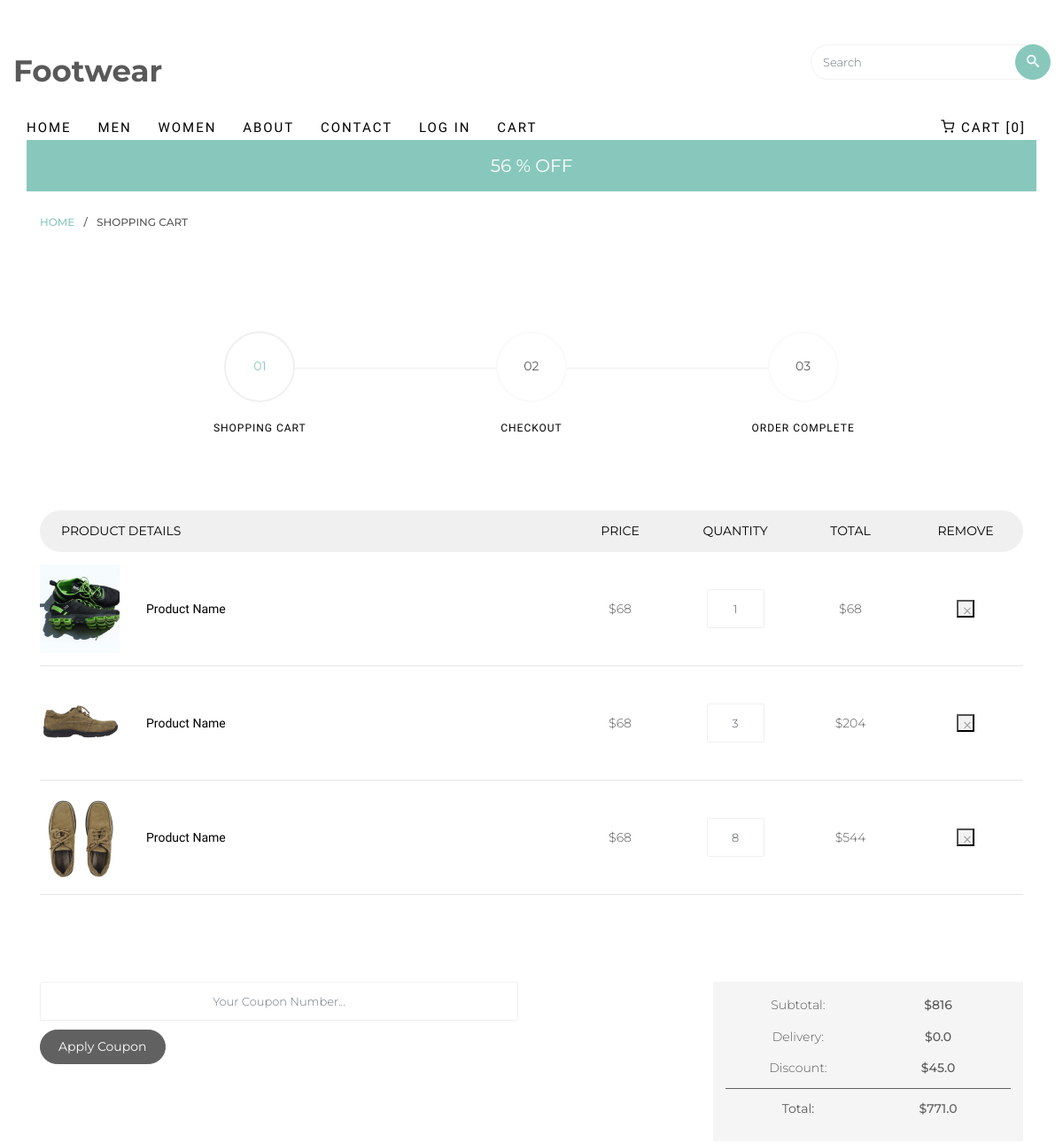
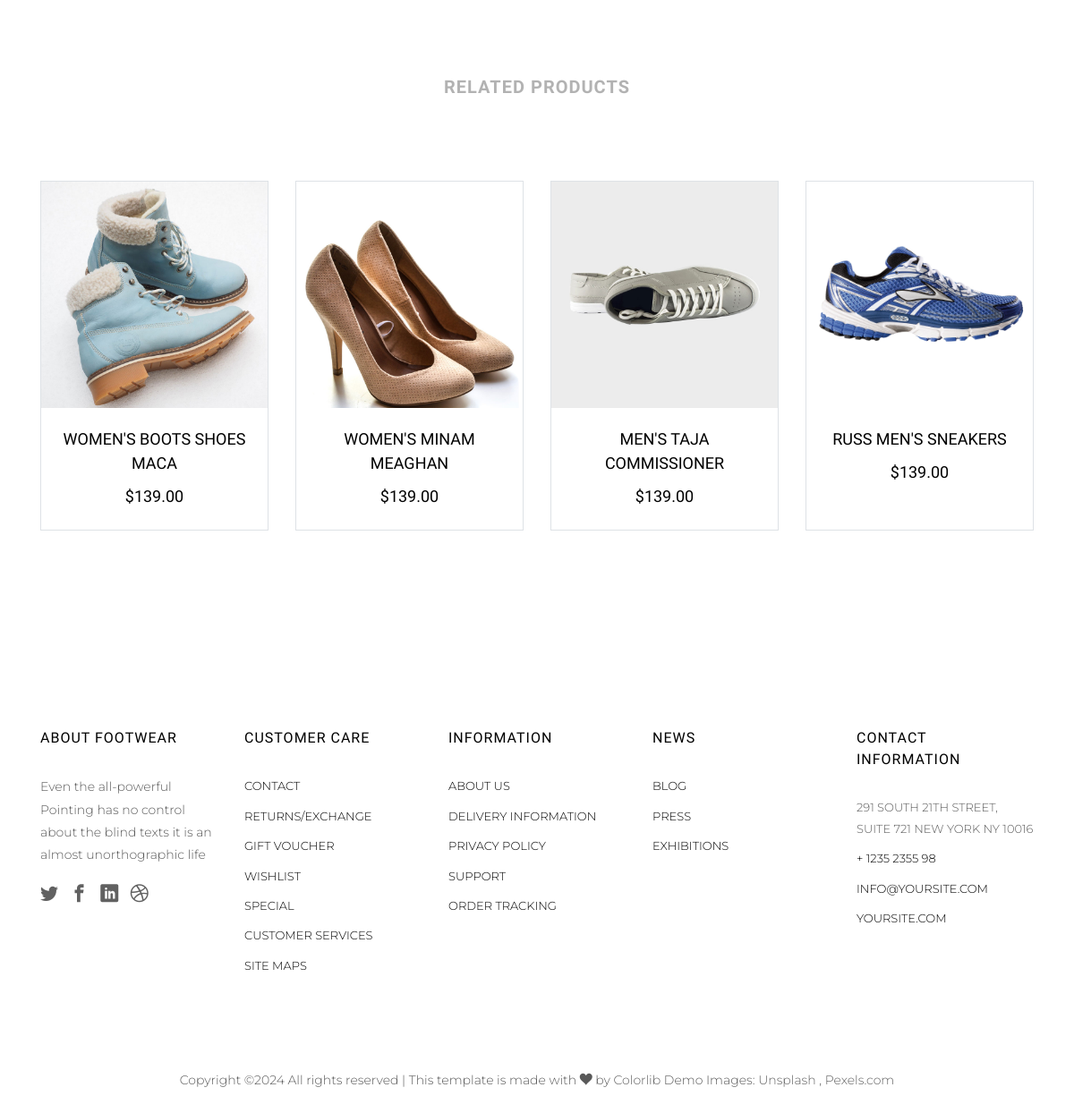
Page /cart/ on the committed database (2 pictures, top to bottom).
### footwearapp/models.py (models this page shows, shortened)
class MenuModal(models.Model):
    id = models.AutoField(primary_key=True)
    title = models.CharField(max_length=50)
    url = models.CharField(max_length=50)
    icon = models.CharField(max_length=100, blank=True, null=True)
    badge = models.CharField(max_length=100, blank=True, null=True)

class BadgeMenu(models.Model):
    id = models.AutoField(primary_key=True)
    badge = models.CharField(max_length=100)

class Cart(models.Model):
    image = models.ImageField(upload_to='carts/')
    name = models.CharField(max_length=40)
    price = models.IntegerField()
    quantity = models.IntegerField()
    @property
    def total(self):
        return self.price * self.quantity

class Seller(models.Model):
    image = models.ImageField(upload_to='sellers/')
    title = models.CharField(max_length=100)
    price = models.DecimalField(max_digits=10, decimal_places=2)

### footwearapp/views.py (the view)
# urls.py: path('cart/', views.cart, name='cart'),
def cart(request):
    sellers = Seller.objects.all()
    cart_items = Cart.objects.all()
    subtotal = sum(i.total for i in cart_items)
    delivery = 0.00
    discount = 45.00
    total = subtotal + delivery - discount
    return render(request, 'cart.html', {'sellers': sellers,
                                        'cart_items': cart_items,
                                        'subtotal': subtotal,
                                        'delivery': delivery,
                                        'discount': discount,
                                        'total': total})

### footwearapp/context_processors.py (called while the page is built)
def header_context(request):
    from .views import header
    return header(request)

### footwearapp/views.py (called while the page is built)
def header(request):
    menu_items = MenuModal.objects.all()
    badges = BadgeMenu.objects.all()
    context = {'menu_items': menu_items, 'badges': badges}
    return context

### templates/cart.html (shortened to what this page needs)
{% extends 'Base/base.html' %}
{% block start %}
		<div class="breadcrumbs">
			<div class="container">
				<div class="row">
					<div class="col">
						<p class="bread"><span><a href="{% url 'index' %}">Home</a></span> / <span>Shopping Cart</span></p>
					</div>
				</div>
			</div>
		</div>
		<div class="colorlib-product">
			<div class="container">
				<div class="row row-pb-lg">
					<div class="col-md-10 offset-md-1">
						<div class="process-wrap">
							<div class="process text-center active">
								<p><span>01</span></p>
								<h3>Shopping Cart</h3>
							</div>
							<div class="process text-center">
								<p><span>02</span></p>
								<h3>Checkout</h3>
							</div>
							<div class="process text-center">
								<p><span>03</span></p>
								<h3>Order Complete</h3>
							</div>
						</div>
					</div>
				</div>
				<div class="row row-pb-lg">
					<div class="col-md-12">
						<div class="product-name d-flex">
							<div class="one-forth text-left px-4">
								<span>Product Details</span>
							</div>
							<div class="one-eight text-center">
								<span>Price</span>
							</div>
							<div class="one-eight text-center">
								<span>Quantity</span>
							</div>
							<div class="one-eight text-center">
								<span>Total</span>
							</div>
							<div class="one-eight text-center px-4">
								<span>Remove</span>
							</div>
						</div>
						{% for i in cart_items %}
						<div class="product-cart d-flex">
							<div class="one-forth">
								<div class="product-img" style="background-image: url({{ i.image.url }});">
								</div>
								<div class="display-tc">
									<h3>{{ i.name }}</h3>
								</div>
							</div>
							<div class="one-eight text-center">
								<div class="display-tc">
									<span class="price">${{ i.price }}</span>
								</div>
							</div>
							<div class="one-eight text-center">
								<div class="display-tc">
									<input type="text" id="quantity" name="quantity" class="form-control input-number text-center" value="{{ i.quantity }}" min="1" max="100">
								</div>
							</div>
							<div class="one-eight text-center">
								<div class="display-tc">
									<span class="price">${{ i.total }}</span>
								</div>
							</div>
							<div class="one-eight text-center">
								<div class="display-tc">
									<form action="{% url 'remove_cart' i.id %}" method="post">
										<button type="submit" class="closed"></button>
									</form>
								</div>
							</div>
						</div>
						{% endfor %}
					</div>
				</div>
				<div class="row row-pb-lg">
					<div class="col-md-12">
						<div class="total-wrap">
							<div class="row">
								<div class="col-sm-8">
									<form action="#">
										<div class="row form-group">
											<div class="col-sm-9">
												<input type="text" name="quantity" class="form-control input-number" placeholder="Your Coupon Number...">
											</div>
											<div class="col-sm-3">
												<input type="submit" value="Apply Coupon" class="btn btn-primary">
											</div>
										</div>
									</form>
								</div>
								<div class="col-sm-4 text-center">
									<div class="total">
										<div class="sub">
											<p><span>Subtotal:</span> <span>${{subtotal}}</span></p>
											<p><span>Delivery:</span> <span>${{delivery}}</span></p>
											<p><span>Discount:</span> <span>${{discount}}</span></p>
										</div>
										<div class="grand-total">
											<p><span><strong>Total:</strong></span> <span>${{total}}</span></p>
										</div>
									</div>
								</div>
							</div>
						</div>
					</div>
				</div>
				<div class="row">
					<div class="col-sm-8 offset-sm-2 text-center colorlib-heading colorlib-heading-sm">
						<h2>Related Products</h2>
					</div>
				</div>
				<div class="row">
					{% for i in sellers %}
					<div class="col-md-3 col-lg-3 mb-4 text-center">
						<div class="product-entry border">
							<a href="#" class="prod-img">
								<img src="{{ i.image.url }}" class="img-fluid" alt="{{ i.title }}">
							</a>
							<div class="desc">
							  	<h2><a href="#">{{ i.title }}</a></h2>
								<span class="price">${{ i.price }}</span>
							</div>
						</div>
					</div>
					{% endfor %}
				</div>
			</div>
		</div>
{% endblock %}

### templates/header.html (shortened to what this page needs)
	<div id="page">
		<nav class="colorlib-nav" role="navigation">
    <div class="top-menu">
        <div class="container-fluid">
            <div class="row">
                <div class="col-sm-7 col-md-9">
                    <div id="colorlib-logo"><a href="{% url 'index' %}">Footwear</a></div>
                </div>
                <div class="col-sm-5 col-md-3">
                    <form action="#" class="search-wrap">
                        <div class="form-group">
                            <input type="search" class="form-control search" placeholder="Search">
                            <button class="btn btn-primary submit-search text-center" type="submit"><i class="icon-search"></i></button>
                        </div>
                    </form>
                </div>
            </div>
                <div class="col-sm-12 text-left menu-1">
                    <ul>
                        {% for i in menu_items %}
                            <li class="{% if i.sub_menu.all %}has-dropdown{% endif %}">
                                <a href="{{ i.url }}" >{{ i.title }}</a>
                                    </li>
                                {% endfor %}
                                <li class="cart"><a href="{% url 'cart' %}"><i class="icon-shopping-cart"></i> Cart [0]</a></li>
                            </ul>
                            <div class="sale">
                            <div class="container">
                                <div class="row">
                                    <div class="col-sm-8 offset-sm-2 text-center">
                                        <div class="row">
                                            <div class="owl-carousel2">
                                                {% for badge in badges %}
                                                <div class="item">
                                                    <div class="col">
                                                        <h3><a href="#">{{ badge.badge }}</a></h3>
                                                    </div>
                                                </div>
                                                {% endfor %}
                                            </div>
                                        </div>
                                    </div>
                                </div>
                            </div>
                        </div>
                    </div>
                </div>
            </div>
        </nav>
    </div>

### static/css/icomoon.css (style rules this page uses)
[class^="icon-"], [class*=" icon-"] { font-family: 'icomoon' !important; speak: none; font-style: normal; font-weight: normal; font-variant: normal; text-transform: none; line-height: 1; -webkit-font-smoothing: antialiased; -moz-osx-font-smoothing: grayscale; }
.icon-shopping-cart:before { content: "\e9c8"; }
.icon-search:before { content: "\ebfd"; }

### rows in the picture
MenuModal: title "HOME"
MenuModal: title "MEN"
MenuModal: title "WOMEN"
MenuModal: title "ABOUT"
MenuModal: title "CONTACT"
MenuModal: title "LOG IN"
MenuModal: title "CART"
BadgeMenu: badge "56 % OFF"
Cart: image (picture), name "Product Name", price "68", quantity "1", total "68"
Cart: image (picture), name "Product Name", price "68", quantity "3", total "204"
Cart: image (picture), name "Product Name", price "68", quantity "8", total "544"
Seller: image (picture), title "WOMEN'S BOOTS SHOES MACA", price "139.00"
Seller: image (picture), title "WOMEN'S MINAM MEAGHAN", price "139.00"
Seller: image (picture), title "MEN'S TAJA COMMISSIONER", price "139.00"
Seller: image (picture), title "RUSS MEN'S SNEAKERS", price "139.00"

### other values in the picture
{{ subtotal }} "816"
{{ delivery }} "0.0"
{{ discount }} "45.0"
{{ total }} "771.0"
